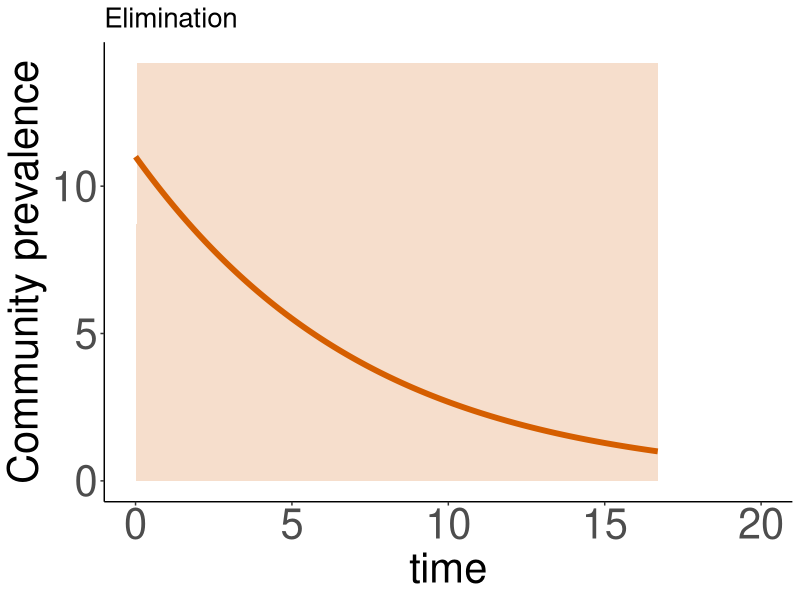
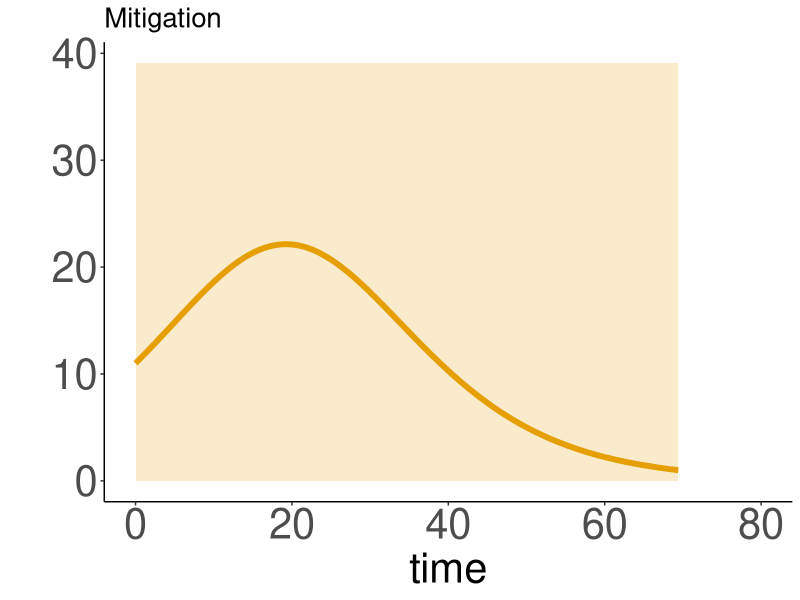
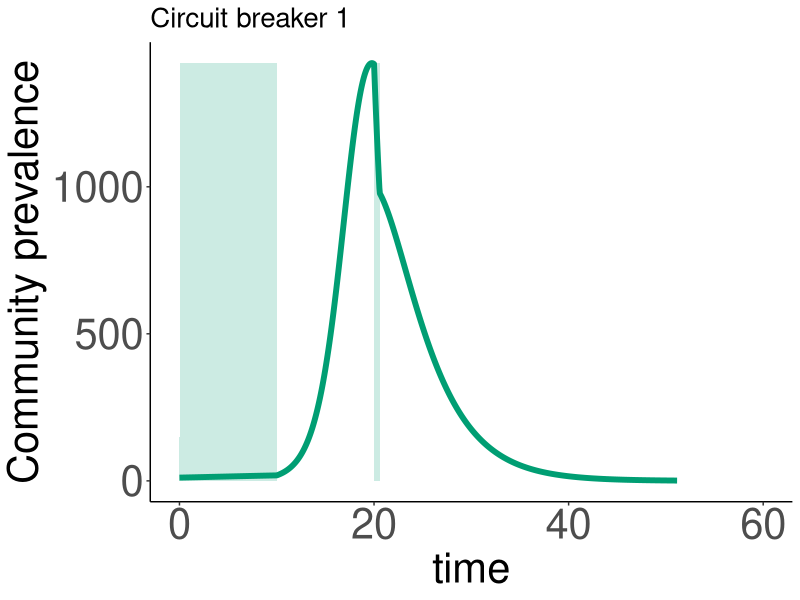
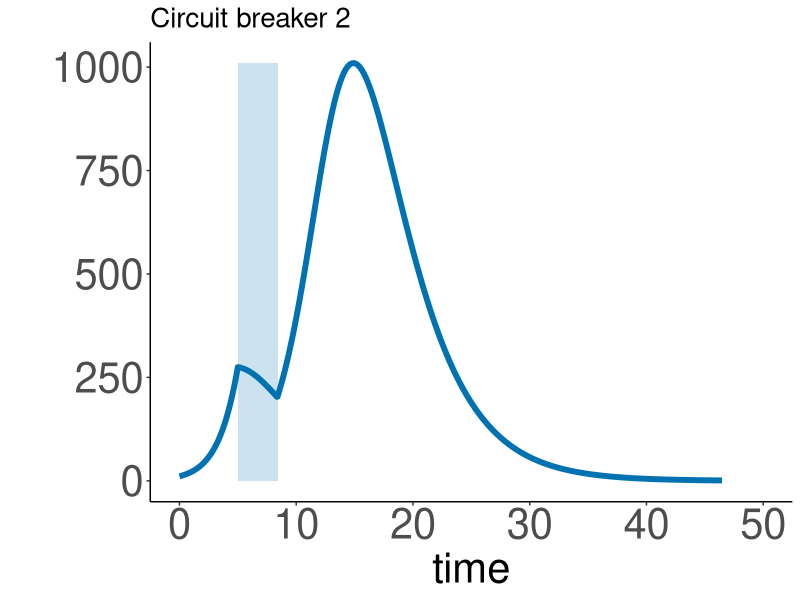
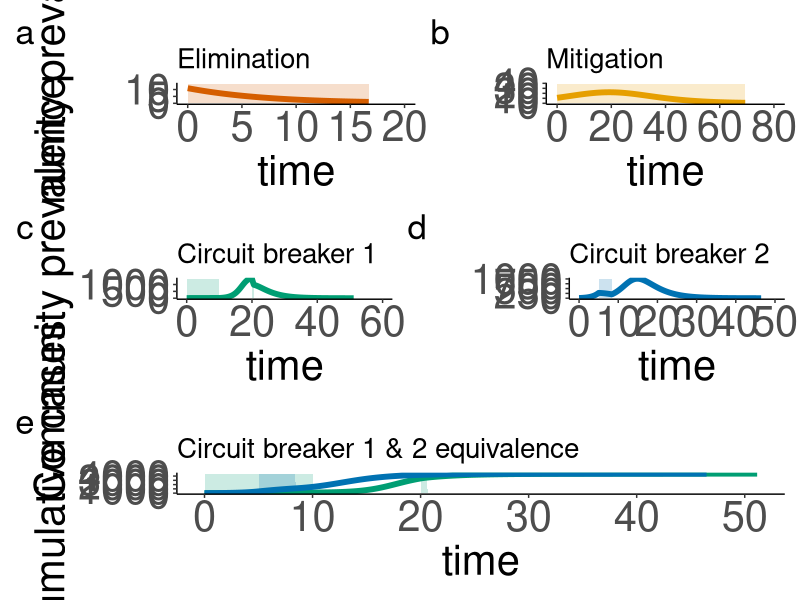

These figures' R source, in order:
## ---- chunk 1
require(deSolve)
require(ggplot2)
require(patchwork)
cols <- c("#999999", "#E69F00", "#56B4E9", "#009E73", "#F0E442", "#0072B2", "#D55E00", "#CC79A7", "#66CC99")

### The aim of this code is to make a figure that illustrates
### the isolation-only strategy (without importation) in terms of Hansen & Day
### in terms of the public health terminology that I defined
#### elimination, mitigation, and circuit breaker.


##### Parameters
# max daily rate of community member isolation
u1max <- 0.8

# constraint on community member isolation
C1max <- 1500

# transmission rate
beta<- 0.0002

# importation rate
theta <- 0

mu <- 0.334
# relative transmissibility of travellers
c <- 1

T <- 500

# start time for community isolation
tstart1 <- 0
# in case we wanted to do two switches
toff1 <- 1000 # currently set to not turn-off


# community isolation function
u1fun<-function(t){
  u1 = u1max
  if(t < tstart1){
  u1 = 0}
  if( t > toff1 & t < (toff1+10)){
    u1 = 0
  }
  return(u1)
}



# This is designed to trigger termination of the simulation when I1 < 0.5
rootfun <- function(t, y, parameters){
  I1 = y[2]
  # However, with importations, it doesn't make sense to have this as
  # the endpoint of the simulation, so instead I just set Imin = 0 and have
  # the simulation end at T=100.
  y1 = 1 - I1 
  return(y1)
}


SI<-function(t, y, parameters){
  S = y[1]
  I1 = y[2]
  I2 = y[3]
  C1 = y[4]
  iso = y[5]
  u1 = u1fun(t)
  
  
  if(C1 > C1max){
    u1 = 0
  }
  
  
  dS = - beta*S*(I1 + c*I2)
  dI1 = beta*S*(I1 + c*I2) - mu*I1 - u1*I1
  dI2 = theta - 2*mu*I2
  dC1 = u1*I1
  diso = u1*I1 - mu*iso
  return(list(c(dS,dI1,dI2,dC1,diso)))
}

### ELIMINATION
out1 <- ode(y = c(S = 5000, I1 = 11, I2 = theta/((2*mu)), C1 = 0, iso = 0), parms = NULL, times = seq(0,T,.05), func = SI, events = list(func = NULL, root = TRUE, terminalroot = 1), rootfun=rootfun)

out1<- data.frame(out1)

J1 = cumsum(beta*out1$S*(out1$I1+c*out1$I2)*diff(c(0,out1$time)))
J.elim <- J1

u1 = rep(0,length(J1))

u1[which(diff(c(out1$C1[1],out1$C1))*diff(c(0,out1$time)) > 0.001)] = max(c(out1$I1,out1$iso))

out.elim <- data.frame(out1, u=u1, j = J1)

g.elim = ggplot(out.elim, aes(x = time, y = I1)) +
  geom_ribbon(aes(ymin = 0, ymax = u), fill = cols[7], alpha = 0.2)+
  geom_line(color = cols[7], size = 2)+

  ggtitle("Elimination")+ylab("Community prevalence") + xlim(0,20)+theme_classic() +
  theme(
  plot.title = element_text(size = 20),       # Title size
  axis.title = element_text(size = 30),       # Axis title size
  axis.text = element_text(size = 30),        # Axis text size
  legend.title = element_text(size = 20),     # Legend title size
  legend.text = element_text(size = 20) )      # Legend text size

g.elim


## ---- chunk 2
##### SUPPRESSION (same parameters except a lower u1max)
u1max <- 0.6 
out2 <- ode(y = c(S = 5000, I1 = 11, I2 = 0, C1 = 0, iso = 0), parms = NULL, times = seq(0,T,.05), func = SI, events = list(func = NULL, root = TRUE, terminalroot = 1), rootfun=rootfun)
out2 <- data.frame(out2)

out.supp<-data.frame(out2)

J2 = cumsum(beta*out2$S*(out2$I1+c*out2$I2)*diff(c(0,out2$time)))
J.supp <- J2

u2 = rep(0,length(J2))
u2[which(diff(c(out2$C1[1],out2$C1))*diff(c(0,out2$time))>0.001)] = max(c(out2$I1,out2$iso))
out.supp <- data.frame(out2,u=u2, j = J2)

g.supp = ggplot(out.supp, aes(x = time, y = I1)) +
  geom_ribbon(aes(ymin = 0, ymax = u), fill = cols[2], alpha = 0.2)+
  geom_line(color = cols[2], size = 2)+
  ggtitle("Mitigation")+ylab("") + xlim(0,80) +theme_classic() +
  theme(
  plot.title = element_text(size = 20),       # Title size
  axis.title = element_text(size = 30),       # Axis title size
  axis.text = element_text(size = 30),        # Axis text size
  legend.title = element_text(size = 20),     # Legend title size
  legend.text = element_text(size = 20) )      # Legend text size

g.supp

## ---- chunk 3
###### CIRCUIT BREAKER (a lower value of the constraint)
### (also times of on and off to illustrate that timing doesn't matter)
C1max <- 500
#T = 70
toff1<-10
out3 <- ode(y = c(S=5000, I1=11, I2=0, C1=0, iso=0), parms = NULL, times = seq(0,T,.05), func = SI, events = list(func = NULL, root = TRUE, terminalroot = 1), rootfun=rootfun)

out3 <- data.frame(out3)
out.circ<-out3

J3 = cumsum(beta*out3$S*(out3$I1+c*out3$I2)*diff(c(0,out3$time)))
u3 = rep(0,length(J3))
u3[which(diff(c(out3$C1[1],out3$C1))*diff(c(0,out3$time))>0.001)] = max(c(out3$I1,out3$iso))

out.circ <- data.frame(out3, u=u3, j=J3)

g.circ = ggplot(out.circ, aes(x = time, y = I1)) +
  geom_ribbon(aes(ymin = 0, ymax = u), fill = cols[4], alpha = 0.2)+
  geom_line(color = cols[4], size = 2)+ggtitle("Circuit breaker 1")+ylab("Community prevalence") + xlim(0,60) + theme_classic() +
  theme(
  plot.title = element_text(size = 20),       # Title size
  axis.title = element_text(size = 30),       # Axis title size
  axis.text = element_text(size = 30),        # Axis text size
  legend.title = element_text(size = 20),     # Legend title size
  legend.text = element_text(size = 20) )      # Legend text size

g.circ

## ---- chunk 4
#### A different circuit-breaker with the same parameters as above
tstart1<-5
toff1<-1000
out4 <- ode(y = c(S=5000,I1=11,I2=0,C1=0,iso=0), parms = NULL, times = seq(0,T,.05), func = SI, events = list(func = NULL, root = TRUE, terminalroot = 1), rootfun=rootfun)
out4 <- data.frame(out4)
out.circ.2<-out4

J4 = cumsum(beta*out4$S*(out4$I1+c*out4$I2)*diff(c(0,out4$time)))
u4 = rep(0,length(J4))
u4[which(diff(c(out4$C1[1],out4$C1))*diff(c(0,out4$time))>0.001)] = max(c(out4$I1,out4$iso))
out.circ2 <- data.frame(out4, u = u4,j = J4)
print(tail(out4$C1,1))


g.circ.2 = ggplot(out.circ2, aes(x = time, y = I1)) +
  geom_ribbon(aes(ymin = 0, ymax = u), fill = cols[6], alpha = 0.2)+
  geom_line(color = cols[6], size = 2)+
  ggtitle("Circuit breaker 2")+ylab("") + xlim(0,50) + theme_classic() +
  theme(
  plot.title = element_text(size = 20),       # Title size
  axis.title = element_text(size = 30),       # Axis title size
  axis.text = element_text(size = 30),        # Axis text size
  legend.title = element_text(size = 20),     # Legend title size
  legend.text = element_text(size = 20) )      # Legend text size

g.circ.2

## ---- chunk 5
### Cumulative Cases for Circuit Breakers ###
J.circ = ggplot()+
  geom_ribbon(data=out.circ,aes(x=time,ymin = 0, ymax = u3*(max(J3)/max(I1))), fill = cols[4], alpha = 0.2)+
  geom_ribbon(data=out.circ.2,aes(x=time,ymin = 0, ymax = u4*(max(J4)/max(I1))), fill = cols[6], alpha = 0.2)+
  geom_line(data=out.circ, aes(x = time, y = J3),color = cols[4], size = 2)+
  geom_line(data=out.circ.2, aes(x = time, y = J4),color = cols[6], size = 2)+ylab("Cumulative cases")+ggtitle("Circuit breaker 1 & 2 equivalence")+theme_classic() +
  theme(
  plot.title = element_text(size = 20),       # Title size
  axis.title = element_text(size = 30),       # Axis title size
  axis.text = element_text(size = 30),        # Axis text size
  legend.title = element_text(size = 20),     # Legend title size
  legend.text = element_text(size = 20) )      # Legend text size

g1=g.elim+g.supp
g2=g.circ+g.circ.2
fig = g1/g2/J.circ+
  plot_annotation(tag_levels = 'a') & theme(plot.tag = element_text(size = 25)) -> r
r
